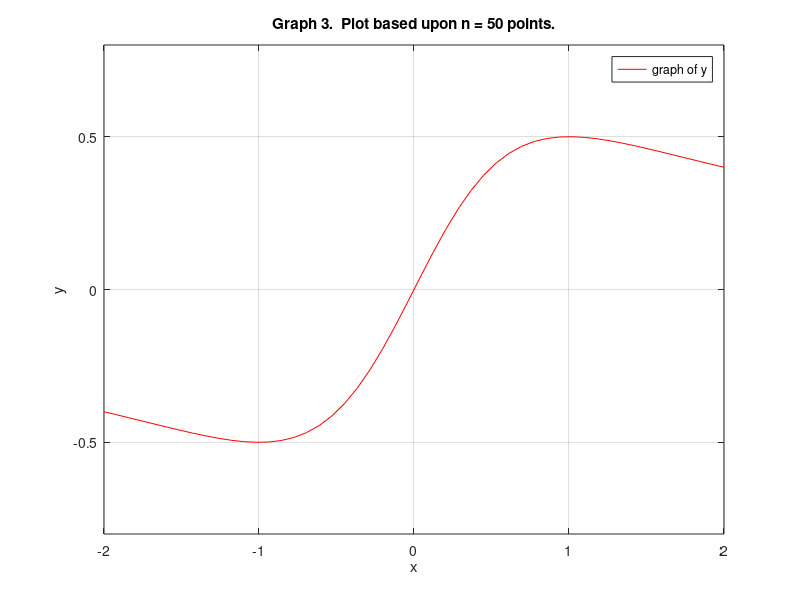

Write MATLAB code to recreate this figure. (Note: this script raises an error after producing the figure.)

% Script file graph1.

% Graph of the rational function y = x/(1+x^2).

for n=1:2:5
    %The loop is executed for 3 times;
    %3 graphs will be displayed in the
    %same figure window.
   n10 = 10*n;
   x = linspace(-2,2,n10);
   
   % A 1D array x of n10 uniformly spaced numbers in 
   %[-2,2] is created
   
   y = x./(1+x.^2);
   % The y -coordinates of the points to be
   %plotted are stored in array y.
   
   plot(x,y,'r')
   
   % plot is called with 3 arguments: x coordinates, y coordinates
   % and the string 'r' which describes the color 'red' to be
   % used to paint a plotted curve.There is a difference between the
   % smoothness of the graphs plotted!More points implies smoother graph.
   
   
   title(sprintf('Graph %g.  Plot based upon n = %g points.' ... 
   , (n+1)/2, n10))
%title adds a descriptive information of the graphs generated by this m file.
%sprintf takes 3 arguments: the string and the names of the variables
%printed in the title of each graph. %g is recommended for printing
%integers.
 
   axis([-2,2,-.8,.8])
   % axis gives the dimension of the box holding the plot.
   
   xlabel('x')
   ylabel('y')
   % give labels along x and y axes.Input arguments are strings.
   legend('graph of y')
   grid
      % adds grid lines to the graph.
   pause(5)
   % Holds on for the current graph for 3 seconds before continuing.In case
   % pause is used without an input argument, then the computer waits for
   % user's response. For instance, pressing the Enter key will resume the
   % execution of the program.
end
echo graph1.m off
